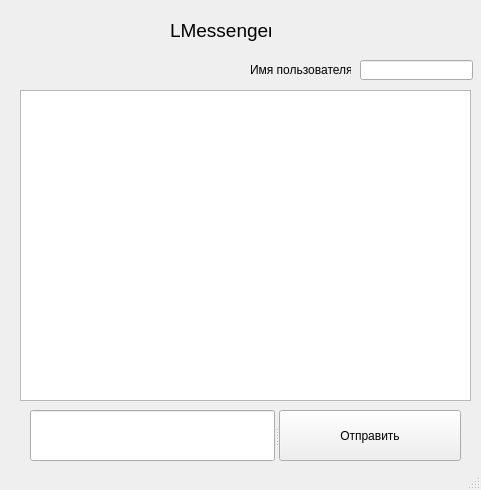
<?xml version="1.0" encoding="UTF-8"?>
<ui version="4.0">
 <class>LMessenger</class>
 <widget class="QMainWindow" name="LMessenger">
  <property name="geometry">
   <rect>
    <x>0</x>
    <y>0</y>
    <width>481</width>
    <height>490</height>
   </rect>
  </property>
  <property name="windowTitle">
   <string>LMessenger</string>
  </property>
  <widget class="QWidget" name="centralwidget">
   <widget class="QLabel" name="label">
    <property name="geometry">
     <rect>
      <x>170</x>
      <y>10</y>
      <width>101</width>
      <height>41</height>
     </rect>
    </property>
    <property name="font">
     <font>
      <pointsize>14</pointsize>
     </font>
    </property>
    <property name="text">
     <string>LMessenger</string>
    </property>
   </widget>
   <widget class="QTextBrowser" name="textBrowser">
    <property name="geometry">
     <rect>
      <x>20</x>
      <y>90</y>
      <width>451</width>
      <height>311</height>
     </rect>
    </property>
   </widget>
   <widget class="QLineEdit" name="lineEdit">
    <property name="geometry">
     <rect>
      <x>360</x>
      <y>60</y>
      <width>113</width>
      <height>20</height>
     </rect>
    </property>
   </widget>
   <widget class="QLabel" name="label_2">
    <property name="geometry">
     <rect>
      <x>250</x>
      <y>60</y>
      <width>101</width>
      <height>20</height>
     </rect>
    </property>
    <property name="text">
     <string>Имя пользователя:=</string>
    </property>
   </widget>
   <widget class="QSplitter" name="splitter">
    <property name="geometry">
     <rect>
      <x>30</x>
      <y>410</y>
      <width>431</width>
      <height>51</height>
     </rect>
    </property>
    <property name="orientation">
     <enum>Qt::Horizontal</enum>
    </property>
    <widget class="QLineEdit" name="textEdit"/>
    <widget class="QPushButton" name="pushButton">
     <property name="text">
      <string>Отправить</string>
     </property>
    </widget>
   </widget>
  </widget>
  <widget class="QStatusBar" name="statusbar"/>
 </widget>
 <resources/>
 <connections/>
</ui>
